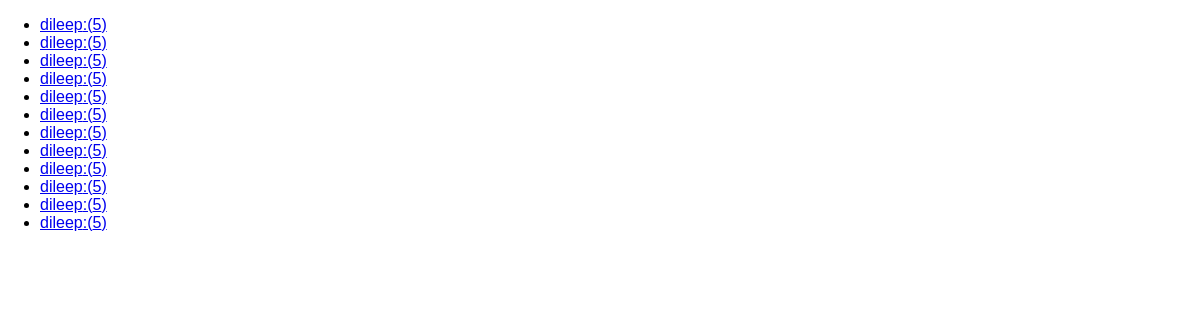
/listing, run on the app's committed database.
### reviews/models.py (models this page shows)
class Review(models.Model):
    user_name = models.CharField(max_length=8)
    review_text = models.TextField()
    rating = models.IntegerField()

### reviews/views.py (the view)
# urls.py: path("listing",views.ReviewlistView.as_view()),
class ReviewlistView(ListView):
    template_name = "reviews/reviewlisting.html"
    model = Review
    context_object_name = "reviews"
    def get_queryset(self):
        base_query=super().get_queryset()
        data = base_query.filter(rating__gt=4)
        return data

### reviews/templates/reviews/reviewlisting.html (shortened to what this page needs)
{%extends "reviews/base.html"%}
  {%block content %}
          <ul>
            {% for review in reviews %}
              <li><a href={% url "listview" review.id%}>{{review.user_name}}:({{review.rating}})</a></li>
            {%endfor%}
          </ul>
  {%endblock%}

### reviews/templates/reviews/base.html (shortened to what this page needs)
{%load static %}
<!DOCTYPE html>
<html lang="en">
<head>
    <link rel="stylesheet" href="{% static "reviews/styles.css" %}">
</head>
<body>
    {%block content%}{%endblock%}
</body>
</html>

### reviews/static/reviews/styles.css (style rules this page uses)
body { font-family: sans-serif; margin: 0; }

### data on the page
Review: user_name "dileep", rating "5"
Review: user_name "dileep", rating "5"
Review: user_name "dileep", rating "5"
Review: user_name "dileep", rating "5"
Review: user_name "dileep", rating "5"
Review: user_name "dileep", rating "5"
Review: user_name "dileep", rating "5"
Review: user_name "dileep", rating "5"
Review: user_name "dileep", rating "5"
Review: user_name "dileep", rating "5"
Review: user_name "dileep", rating "5"
Review: user_name "dileep", rating "5"
